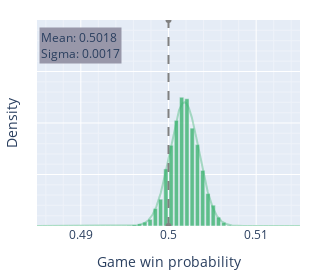
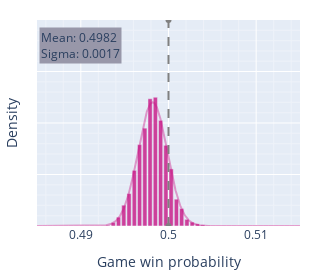
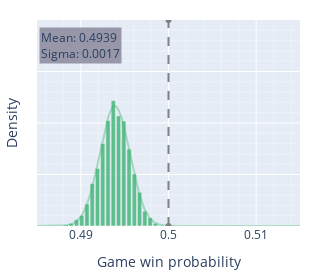
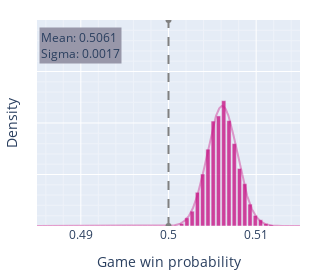

These figures' notebook cell, in order:
### Code cell
import numpy as np
import plotly.graph_objs as go
from plotly.subplots import make_subplots
from scipy.stats import norm

best_id = dict_of_id['1 games']
results = np.asarray(az.extract(best_id).proba)
data1 = results[1] # W>W
data2 = 1 - results[1] # W>L
data3 = results[0] #L>W
data4 = 1 - results[0] #W>W

# List of data and colors
data_list = [data1, data2, data3, data4]
titles = ["Winning after winning", "Losing after winning", "Winning after losing", "Losing after losing"]
colors = ['rgba(60, 179, 113, 0.8)',  'rgba(199, 21, 133, 0.8)', 'rgba(60, 179, 113, 0.8)',  'rgba(199, 21, 133, 0.8)']  
colors_density = ['rgba(60, 179, 113, 0.4)',  'rgba(199, 21, 133, 0.4)', 'rgba(60, 179, 113, 0.4)',  'rgba(199, 21, 133, 0.4)']  
x_min, x_max = 0.485, 0.515

for i, (data, color, color_density) in enumerate(zip(data_list, colors, colors_density)):

    fig = go.Figure()#make_subplots(rows=2, cols=2, subplot_titles=titles, shared_xaxes='all', shared_yaxes='all',)
    # Compute histogram
    hist = np.histogram(data, bins=50, range=(x_min, x_max), density=True)
    bins = hist[1]
    bin_centers = (bins[:-1] + bins[1:]) / 2

    # Fit a gaussian
    mu, sigma = norm.fit(data)
    pdf = norm.pdf(np.linspace(x_min, x_max, 1000), mu, sigma)

    # Create histogram trace
    hist_trace = go.Bar(x=bin_centers, y=hist[0], showlegend=False, marker_color=color, name=f'Hist {i+1}')
    
    # Create gaussian fit trace
    fit_trace = go.Scatter(x=np.linspace(x_min, x_max, 1000), y=pdf, mode='lines', line=dict(color=color_density),
                           text=[f'Mean: {mu:.2f}<br>Sigma: {sigma:.2f}']*len(bin_centers),
                           hoverinfo='text+x+y')

    ref_trace = go.Line(
        x=[0.5, 0.5], 
        y=[0, 400], 
        line=dict(color="grey", width=2, dash="dash")
    )
    
    # Add traces to the subplot
    fig.add_trace(hist_trace)#, row=row, col=col)
    fig.add_trace(fit_trace)#, row=row, col=col)
    fig.add_trace(ref_trace)#, row=row, col=col)

    # Add annotations for mean and sigma
    annotation = dict(
        x=0.49, y=350, #xref=f'x{i+1}', yref=f'y{i+1}',
        text=f'Mean: {mu:.4f}<br>Sigma: {sigma:.4f}',
        showarrow=False, align='left', bgcolor='#9897a9'
    )
    fig.add_annotation(annotation)

    fig.update_xaxes(range=[x_min, x_max], title='Game win probability', 
        showgrid=True, minor=dict(showgrid=True))
    fig.update_yaxes(range=[0., 400.], showticklabels=False, title='Density', 
        showgrid=True, minor=dict(showgrid=True))
    #fig.update_yaxes(range=[0, 1], dtick=0.2)
    # Update layout
    fig.update_layout(
        margin=dict(l=20, r=20, t=20, b=20),
        #title_text=titles[i], title_x=0.5,
        height=280, width=320, showlegend=False,
    )
    
    # Show plot
    fig.show()
    
    with open(f'docs/loserQ/assets/true_data_transition_probas_{i}.json', "w") as f:
        f.write(fig.to_json())

### Figure 1 — Plotly figure (JSON) as saved in the notebook; plotly's stock layout.template omitted (floating-point values rounded to 4 significant figures; data arrays with more than 128 entries replaced by an {"elided": "..."} marker saying what was removed)
{"data": [{"marker": {"color": "rgba(60, 179, 113, 0.8)"}, "name": "Hist 1", "showlegend": false, "type": "bar", "x": [0.4853, 0.4859, 0.4865, 0.4871, 0.4877, 0.4883, 0.4889, 0.4895, 0.4901, 0.4907, 0.4913, 0.4919, 0.4925, 0.4931, 0.4937, 0.4943, 0.4949, 0.4955, 0.4961, 0.4967, 0.4973, 0.4979, 0.4985, 0.4991, 0.4997, 0.5003, 0.5009, 0.5015, 0.5021, 0.5027, 0.5033, 0.5039, 0.5045, 0.5051, 0.5057, 0.5063, 0.5069, 0.5075, 0.5081, 0.5087, 0.5093, 0.5099, 0.5105, 0.5111, 0.5117, 0.5123, 0.5129, 0.5135, 0.5141, 0.5147], "y": [0, 0, 0, 0, 0, 0, 0, 0, 0, 0, 0, 0, 0, 0, 0, 0, 0, 0.4167, 2.083, 4.167, 7.5, 12.92, 33.75, 52.08, 110.8, 156.7, 205.0, 250.0, 247.1, 190.0, 157.9, 107.9, 62.92, 40.42, 17.08, 6.667, 1.25, 0, 0, 0, 0, 0, 0, 0, 0, 0, 0, 0, 0, 0]}, {"hoverinfo": "text+x+y", "line": {"color": "rgba(60, 179, 113, 0.4)"}, "mode": "lines", "text": ["Mean: 0.50<br>Sigma: 0.00", "Mean: 0.50<br>Sigma: 0.00", "Mean: 0.50<br>Sigma: 0.00", "Mean: 0.50<br>Sigma: 0.00", "Mean: 0.50<br>Sigma: 0.00", "Mean: 0.50<br>Sigma: 0.00", "Mean: 0.50<br>Sigma: 0.00", "Mean: 0.50<br>Sigma: 0.00", "Mean: 0.50<br>Sigma: 0.00", "Mean: 0.50<br>Sigma: 0.00", "Mean: 0.50<br>Sigma: 0.00", "Mean: 0.50<br>Sigma: 0.00", "Mean: 0.50<br>Sigma: 0.00", "Mean: 0.50<br>Sigma: 0.00", "Mean: 0.50<br>Sigma: 0.00", "Mean: 0.50<br>Sigma: 0.00", "Mean: 0.50<br>Sigma: 0.00", "Mean: 0.50<br>Sigma: 0.00", "Mean: 0.50<br>Sigma: 0.00", "Mean: 0.50<br>Sigma: 0.00", "Mean: 0.50<br>Sigma: 0.00", "Mean: 0.50<br>Sigma: 0.00", "Mean: 0.50<br>Sigma: 0.00", "Mean: 0.50<br>Sigma: 0.00", "Mean: 0.50<br>Sigma: 0.00", "Mean: 0.50<br>Sigma: 0.00", "Mean: 0.50<br>Sigma: 0.00", "Mean: 0.50<br>Sigma: 0.00", "Mean: 0.50<br>Sigma: 0.00", "Mean: 0.50<br>Sigma: 0.00", "Mean: 0.50<br>Sigma: 0.00", "Mean: 0.50<br>Sigma: 0.00", "Mean: 0.50<br>Sigma: 0.00", "Mean: 0.50<br>Sigma: 0.00", "Mean: 0.50<br>Sigma: 0.00", "Mean: 0.50<br>Sigma: 0.00", "Mean: 0.50<br>Sigma: 0.00", "Mean: 0.50<br>Sigma: 0.00", "Mean: 0.50<br>Sigma: 0.00", "Mean: 0.50<br>Sigma: 0.00", "Mean: 0.50<br>Sigma: 0.00", "Mean: 0.50<br>Sigma: 0.00", "Mean: 0.50<br>Sigma: 0.00", "Mean: 0.50<br>Sigma: 0.00", "Mean: 0.50<br>Sigma: 0.00", "Mean: 0.50<br>Sigma: 0.00", "Mean: 0.50<br>Sigma: 0.00", "Mean: 0.50<br>Sigma: 0.00", "Mean: 0.50<br>Sigma: 0.00", "Mean: 0.50<br>Sigma: 0.00"], "type": "scatter", "x": {"elided": "1000 float values"}, "y": {"elided": "1000 float values"}}, {"line": {"color": "grey", "dash": "dash", "width": 2}, "type": "scatter", "x": [0.5, 0.5], "y": [0, 400]}], "layout": {"annotations": [{"align": "left", "bgcolor": "#9897a9", "showarrow": false, "text": "Mean: 0.5018<br>Sigma: 0.0017", "x": 0.49, "y": 350}], "height": 280, "margin": {"b": 20, "l": 20, "r": 20, "t": 20}, "showlegend": false, "width": 320, "xaxis": {"minor": {"showgrid": true}, "range": [0.485, 0.515], "showgrid": true, "title": {"text": "Game win probability"}, "type": "linear"}, "yaxis": {"minor": {"showgrid": true}, "range": [0, 400], "showgrid": true, "showticklabels": false, "title": {"text": "Density"}, "type": "linear"}}}

### Figure 2 — Plotly figure (JSON) as saved in the notebook; plotly's stock layout.template omitted (floating-point values rounded to 4 significant figures; data arrays with more than 128 entries replaced by an {"elided": "..."} marker saying what was removed)
{"data": [{"marker": {"color": "rgba(199, 21, 133, 0.8)"}, "name": "Hist 2", "showlegend": false, "type": "bar", "x": [0.4853, 0.4859, 0.4865, 0.4871, 0.4877, 0.4883, 0.4889, 0.4895, 0.4901, 0.4907, 0.4913, 0.4919, 0.4925, 0.4931, 0.4937, 0.4943, 0.4949, 0.4955, 0.4961, 0.4967, 0.4973, 0.4979, 0.4985, 0.4991, 0.4997, 0.5003, 0.5009, 0.5015, 0.5021, 0.5027, 0.5033, 0.5039, 0.5045, 0.5051, 0.5057, 0.5063, 0.5069, 0.5075, 0.5081, 0.5087, 0.5093, 0.5099, 0.5105, 0.5111, 0.5117, 0.5123, 0.5129, 0.5135, 0.5141, 0.5147], "y": [0, 0, 0, 0, 0, 0, 0, 0, 0, 0, 0, 0, 0, 1.25, 6.667, 17.08, 40.42, 62.92, 107.9, 157.9, 190.0, 247.1, 250.0, 205.0, 156.7, 110.8, 52.08, 33.75, 12.92, 7.5, 4.167, 2.083, 0.4167, 0, 0, 0, 0, 0, 0, 0, 0, 0, 0, 0, 0, 0, 0, 0, 0, 0]}, {"hoverinfo": "text+x+y", "line": {"color": "rgba(199, 21, 133, 0.4)"}, "mode": "lines", "text": ["Mean: 0.50<br>Sigma: 0.00", "Mean: 0.50<br>Sigma: 0.00", "Mean: 0.50<br>Sigma: 0.00", "Mean: 0.50<br>Sigma: 0.00", "Mean: 0.50<br>Sigma: 0.00", "Mean: 0.50<br>Sigma: 0.00", "Mean: 0.50<br>Sigma: 0.00", "Mean: 0.50<br>Sigma: 0.00", "Mean: 0.50<br>Sigma: 0.00", "Mean: 0.50<br>Sigma: 0.00", "Mean: 0.50<br>Sigma: 0.00", "Mean: 0.50<br>Sigma: 0.00", "Mean: 0.50<br>Sigma: 0.00", "Mean: 0.50<br>Sigma: 0.00", "Mean: 0.50<br>Sigma: 0.00", "Mean: 0.50<br>Sigma: 0.00", "Mean: 0.50<br>Sigma: 0.00", "Mean: 0.50<br>Sigma: 0.00", "Mean: 0.50<br>Sigma: 0.00", "Mean: 0.50<br>Sigma: 0.00", "Mean: 0.50<br>Sigma: 0.00", "Mean: 0.50<br>Sigma: 0.00", "Mean: 0.50<br>Sigma: 0.00", "Mean: 0.50<br>Sigma: 0.00", "Mean: 0.50<br>Sigma: 0.00", "Mean: 0.50<br>Sigma: 0.00", "Mean: 0.50<br>Sigma: 0.00", "Mean: 0.50<br>Sigma: 0.00", "Mean: 0.50<br>Sigma: 0.00", "Mean: 0.50<br>Sigma: 0.00", "Mean: 0.50<br>Sigma: 0.00", "Mean: 0.50<br>Sigma: 0.00", "Mean: 0.50<br>Sigma: 0.00", "Mean: 0.50<br>Sigma: 0.00", "Mean: 0.50<br>Sigma: 0.00", "Mean: 0.50<br>Sigma: 0.00", "Mean: 0.50<br>Sigma: 0.00", "Mean: 0.50<br>Sigma: 0.00", "Mean: 0.50<br>Sigma: 0.00", "Mean: 0.50<br>Sigma: 0.00", "Mean: 0.50<br>Sigma: 0.00", "Mean: 0.50<br>Sigma: 0.00", "Mean: 0.50<br>Sigma: 0.00", "Mean: 0.50<br>Sigma: 0.00", "Mean: 0.50<br>Sigma: 0.00", "Mean: 0.50<br>Sigma: 0.00", "Mean: 0.50<br>Sigma: 0.00", "Mean: 0.50<br>Sigma: 0.00", "Mean: 0.50<br>Sigma: 0.00", "Mean: 0.50<br>Sigma: 0.00"], "type": "scatter", "x": {"elided": "1000 float values"}, "y": {"elided": "1000 float values"}}, {"line": {"color": "grey", "dash": "dash", "width": 2}, "type": "scatter", "x": [0.5, 0.5], "y": [0, 400]}], "layout": {"annotations": [{"align": "left", "bgcolor": "#9897a9", "showarrow": false, "text": "Mean: 0.4982<br>Sigma: 0.0017", "x": 0.49, "y": 350}], "height": 280, "margin": {"b": 20, "l": 20, "r": 20, "t": 20}, "showlegend": false, "width": 320, "xaxis": {"minor": {"showgrid": true}, "range": [0.485, 0.515], "showgrid": true, "title": {"text": "Game win probability"}, "type": "linear"}, "yaxis": {"minor": {"showgrid": true}, "range": [0, 400], "showgrid": true, "showticklabels": false, "title": {"text": "Density"}, "type": "linear"}}}

### Figure 3 — Plotly figure (JSON) as saved in the notebook; plotly's stock layout.template omitted (floating-point values rounded to 4 significant figures; data arrays with more than 128 entries replaced by an {"elided": "..."} marker saying what was removed)
{"data": [{"marker": {"color": "rgba(60, 179, 113, 0.8)"}, "name": "Hist 3", "showlegend": false, "type": "bar", "x": [0.4853, 0.4859, 0.4865, 0.4871, 0.4877, 0.4883, 0.4889, 0.4895, 0.4901, 0.4907, 0.4913, 0.4919, 0.4925, 0.4931, 0.4937, 0.4943, 0.4949, 0.4955, 0.4961, 0.4967, 0.4973, 0.4979, 0.4985, 0.4991, 0.4997, 0.5003, 0.5009, 0.5015, 0.5021, 0.5027, 0.5033, 0.5039, 0.5045, 0.5051, 0.5057, 0.5063, 0.5069, 0.5075, 0.5081, 0.5087, 0.5093, 0.5099, 0.5105, 0.5111, 0.5117, 0.5123, 0.5129, 0.5135, 0.5141, 0.5147], "y": [0, 0, 0, 0, 0, 2.083, 4.583, 12.08, 20.42, 42.5, 82.08, 111.7, 160.0, 204.6, 243.3, 213.8, 203.8, 149.2, 100.8, 65.42, 28.75, 15.83, 5.0, 0.8333, 0, 0, 0, 0, 0, 0, 0, 0, 0, 0, 0, 0, 0, 0, 0, 0, 0, 0, 0, 0, 0, 0, 0, 0, 0, 0]}, {"hoverinfo": "text+x+y", "line": {"color": "rgba(60, 179, 113, 0.4)"}, "mode": "lines", "text": ["Mean: 0.49<br>Sigma: 0.00", "Mean: 0.49<br>Sigma: 0.00", "Mean: 0.49<br>Sigma: 0.00", "Mean: 0.49<br>Sigma: 0.00", "Mean: 0.49<br>Sigma: 0.00", "Mean: 0.49<br>Sigma: 0.00", "Mean: 0.49<br>Sigma: 0.00", "Mean: 0.49<br>Sigma: 0.00", "Mean: 0.49<br>Sigma: 0.00", "Mean: 0.49<br>Sigma: 0.00", "Mean: 0.49<br>Sigma: 0.00", "Mean: 0.49<br>Sigma: 0.00", "Mean: 0.49<br>Sigma: 0.00", "Mean: 0.49<br>Sigma: 0.00", "Mean: 0.49<br>Sigma: 0.00", "Mean: 0.49<br>Sigma: 0.00", "Mean: 0.49<br>Sigma: 0.00", "Mean: 0.49<br>Sigma: 0.00", "Mean: 0.49<br>Sigma: 0.00", "Mean: 0.49<br>Sigma: 0.00", "Mean: 0.49<br>Sigma: 0.00", "Mean: 0.49<br>Sigma: 0.00", "Mean: 0.49<br>Sigma: 0.00", "Mean: 0.49<br>Sigma: 0.00", "Mean: 0.49<br>Sigma: 0.00", "Mean: 0.49<br>Sigma: 0.00", "Mean: 0.49<br>Sigma: 0.00", "Mean: 0.49<br>Sigma: 0.00", "Mean: 0.49<br>Sigma: 0.00", "Mean: 0.49<br>Sigma: 0.00", "Mean: 0.49<br>Sigma: 0.00", "Mean: 0.49<br>Sigma: 0.00", "Mean: 0.49<br>Sigma: 0.00", "Mean: 0.49<br>Sigma: 0.00", "Mean: 0.49<br>Sigma: 0.00", "Mean: 0.49<br>Sigma: 0.00", "Mean: 0.49<br>Sigma: 0.00", "Mean: 0.49<br>Sigma: 0.00", "Mean: 0.49<br>Sigma: 0.00", "Mean: 0.49<br>Sigma: 0.00", "Mean: 0.49<br>Sigma: 0.00", "Mean: 0.49<br>Sigma: 0.00", "Mean: 0.49<br>Sigma: 0.00", "Mean: 0.49<br>Sigma: 0.00", "Mean: 0.49<br>Sigma: 0.00", "Mean: 0.49<br>Sigma: 0.00", "Mean: 0.49<br>Sigma: 0.00", "Mean: 0.49<br>Sigma: 0.00", "Mean: 0.49<br>Sigma: 0.00", "Mean: 0.49<br>Sigma: 0.00"], "type": "scatter", "x": {"elided": "1000 float values"}, "y": {"elided": "1000 float values"}}, {"line": {"color": "grey", "dash": "dash", "width": 2}, "type": "scatter", "x": [0.5, 0.5], "y": [0, 400]}], "layout": {"annotations": [{"align": "left", "bgcolor": "#9897a9", "showarrow": false, "text": "Mean: 0.4939<br>Sigma: 0.0017", "x": 0.49, "y": 350}], "height": 280, "margin": {"b": 20, "l": 20, "r": 20, "t": 20}, "showlegend": false, "width": 320, "xaxis": {"minor": {"showgrid": true}, "range": [0.485, 0.515], "showgrid": true, "title": {"text": "Game win probability"}, "type": "linear"}, "yaxis": {"minor": {"showgrid": true}, "range": [0, 400], "showgrid": true, "showticklabels": false, "title": {"text": "Density"}, "type": "linear"}}}

### Figure 4 — Plotly figure (JSON) as saved in the notebook; plotly's stock layout.template omitted (floating-point values rounded to 4 significant figures; data arrays with more than 128 entries replaced by an {"elided": "..."} marker saying what was removed)
{"data": [{"marker": {"color": "rgba(199, 21, 133, 0.8)"}, "name": "Hist 4", "showlegend": false, "type": "bar", "x": [0.4853, 0.4859, 0.4865, 0.4871, 0.4877, 0.4883, 0.4889, 0.4895, 0.4901, 0.4907, 0.4913, 0.4919, 0.4925, 0.4931, 0.4937, 0.4943, 0.4949, 0.4955, 0.4961, 0.4967, 0.4973, 0.4979, 0.4985, 0.4991, 0.4997, 0.5003, 0.5009, 0.5015, 0.5021, 0.5027, 0.5033, 0.5039, 0.5045, 0.5051, 0.5057, 0.5063, 0.5069, 0.5075, 0.5081, 0.5087, 0.5093, 0.5099, 0.5105, 0.5111, 0.5117, 0.5123, 0.5129, 0.5135, 0.5141, 0.5147], "y": [0, 0, 0, 0, 0, 0, 0, 0, 0, 0, 0, 0, 0, 0, 0, 0, 0, 0, 0, 0, 0, 0, 0, 0, 0, 0, 0.8333, 5.0, 15.83, 28.75, 65.42, 100.8, 149.2, 203.8, 213.7, 243.3, 204.6, 160.0, 111.7, 82.08, 42.5, 20.42, 12.08, 4.583, 2.083, 0, 0, 0, 0, 0]}, {"hoverinfo": "text+x+y", "line": {"color": "rgba(199, 21, 133, 0.4)"}, "mode": "lines", "text": ["Mean: 0.51<br>Sigma: 0.00", "Mean: 0.51<br>Sigma: 0.00", "Mean: 0.51<br>Sigma: 0.00", "Mean: 0.51<br>Sigma: 0.00", "Mean: 0.51<br>Sigma: 0.00", "Mean: 0.51<br>Sigma: 0.00", "Mean: 0.51<br>Sigma: 0.00", "Mean: 0.51<br>Sigma: 0.00", "Mean: 0.51<br>Sigma: 0.00", "Mean: 0.51<br>Sigma: 0.00", "Mean: 0.51<br>Sigma: 0.00", "Mean: 0.51<br>Sigma: 0.00", "Mean: 0.51<br>Sigma: 0.00", "Mean: 0.51<br>Sigma: 0.00", "Mean: 0.51<br>Sigma: 0.00", "Mean: 0.51<br>Sigma: 0.00", "Mean: 0.51<br>Sigma: 0.00", "Mean: 0.51<br>Sigma: 0.00", "Mean: 0.51<br>Sigma: 0.00", "Mean: 0.51<br>Sigma: 0.00", "Mean: 0.51<br>Sigma: 0.00", "Mean: 0.51<br>Sigma: 0.00", "Mean: 0.51<br>Sigma: 0.00", "Mean: 0.51<br>Sigma: 0.00", "Mean: 0.51<br>Sigma: 0.00", "Mean: 0.51<br>Sigma: 0.00", "Mean: 0.51<br>Sigma: 0.00", "Mean: 0.51<br>Sigma: 0.00", "Mean: 0.51<br>Sigma: 0.00", "Mean: 0.51<br>Sigma: 0.00", "Mean: 0.51<br>Sigma: 0.00", "Mean: 0.51<br>Sigma: 0.00", "Mean: 0.51<br>Sigma: 0.00", "Mean: 0.51<br>Sigma: 0.00", "Mean: 0.51<br>Sigma: 0.00", "Mean: 0.51<br>Sigma: 0.00", "Mean: 0.51<br>Sigma: 0.00", "Mean: 0.51<br>Sigma: 0.00", "Mean: 0.51<br>Sigma: 0.00", "Mean: 0.51<br>Sigma: 0.00", "Mean: 0.51<br>Sigma: 0.00", "Mean: 0.51<br>Sigma: 0.00", "Mean: 0.51<br>Sigma: 0.00", "Mean: 0.51<br>Sigma: 0.00", "Mean: 0.51<br>Sigma: 0.00", "Mean: 0.51<br>Sigma: 0.00", "Mean: 0.51<br>Sigma: 0.00", "Mean: 0.51<br>Sigma: 0.00", "Mean: 0.51<br>Sigma: 0.00", "Mean: 0.51<br>Sigma: 0.00"], "type": "scatter", "x": {"elided": "1000 float values"}, "y": {"elided": "1000 float values"}}, {"line": {"color": "grey", "dash": "dash", "width": 2}, "type": "scatter", "x": [0.5, 0.5], "y": [0, 400]}], "layout": {"annotations": [{"align": "left", "bgcolor": "#9897a9", "showarrow": false, "text": "Mean: 0.5061<br>Sigma: 0.0017", "x": 0.49, "y": 350}], "height": 280, "margin": {"b": 20, "l": 20, "r": 20, "t": 20}, "showlegend": false, "width": 320, "xaxis": {"minor": {"showgrid": true}, "range": [0.485, 0.515], "showgrid": true, "title": {"text": "Game win probability"}, "type": "linear"}, "yaxis": {"minor": {"showgrid": true}, "range": [0, 400], "showgrid": true, "showticklabels": false, "title": {"text": "Density"}, "type": "linear"}}}
